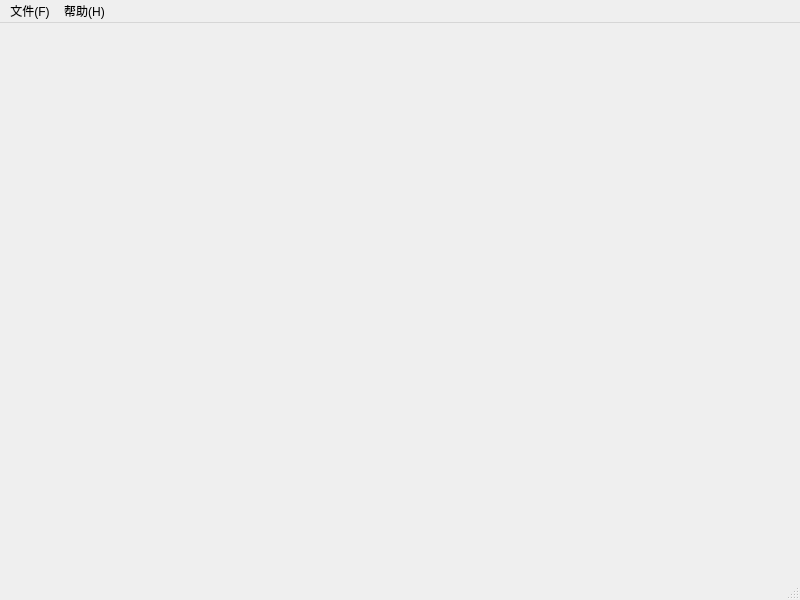
<?xml version="1.0" encoding="UTF-8"?>
<ui version="4.0">
 <class>NoteMainWindow</class>
 <widget class="QMainWindow" name="NoteMainWindow">
  <property name="geometry">
   <rect>
    <x>0</x>
    <y>0</y>
    <width>800</width>
    <height>600</height>
   </rect>
  </property>
  <property name="windowTitle">
   <string>我的笔记本</string>
  </property>
  <widget class="QWidget" name="centralwidget"/>
  <widget class="QMenuBar" name="menubar">
   <property name="geometry">
    <rect>
     <x>0</x>
     <y>0</y>
     <width>800</width>
     <height>23</height>
    </rect>
   </property>
   <widget class="QMenu" name="menu">
    <property name="title">
     <string>文件(F)</string>
    </property>
   </widget>
   <widget class="QMenu" name="menu_2">
    <property name="title">
     <string>帮助(H)</string>
    </property>
   </widget>
   <addaction name="menu"/>
   <addaction name="menu_2"/>
  </widget>
  <widget class="QStatusBar" name="statusbar"/>
 </widget>
 <resources/>
 <connections/>
</ui>
